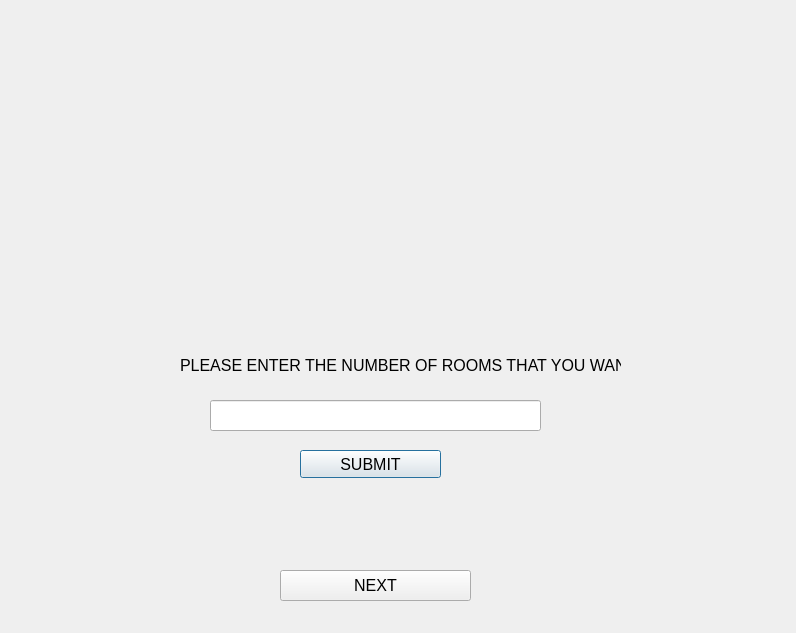
<?xml version="1.0" encoding="UTF-8"?>
<ui version="4.0">
 <class>cruise1</class>
 <widget class="QDialog" name="cruise1">
  <property name="geometry">
   <rect>
    <x>0</x>
    <y>0</y>
    <width>796</width>
    <height>633</height>
   </rect>
  </property>
  <property name="windowTitle">
   <string>Dialog</string>
  </property>
  <widget class="QLineEdit" name="lineEdit">
   <property name="geometry">
    <rect>
     <x>210</x>
     <y>400</y>
     <width>331</width>
     <height>31</height>
    </rect>
   </property>
  </widget>
  <widget class="QLabel" name="label_2">
   <property name="geometry">
    <rect>
     <x>180</x>
     <y>330</y>
     <width>441</width>
     <height>71</height>
    </rect>
   </property>
   <property name="font">
    <font>
     <pointsize>12</pointsize>
    </font>
   </property>
   <property name="text">
    <string>PLEASE ENTER THE NUMBER OF ROOMS THAT YOU WANT </string>
   </property>
  </widget>
  <widget class="QLabel" name="label_3">
   <property name="geometry">
    <rect>
     <x>20</x>
     <y>10</y>
     <width>731</width>
     <height>231</height>
    </rect>
   </property>
   <property name="text">
    <string/>
   </property>
  </widget>
  <widget class="QPushButton" name="pushButton">
   <property name="geometry">
    <rect>
     <x>300</x>
     <y>450</y>
     <width>141</width>
     <height>28</height>
    </rect>
   </property>
   <property name="font">
    <font>
     <pointsize>12</pointsize>
    </font>
   </property>
   <property name="text">
    <string>SUBMIT</string>
   </property>
  </widget>
  <widget class="QPushButton" name="pushButton_2">
   <property name="geometry">
    <rect>
     <x>280</x>
     <y>570</y>
     <width>191</width>
     <height>31</height>
    </rect>
   </property>
   <property name="font">
    <font>
     <pointsize>12</pointsize>
    </font>
   </property>
   <property name="text">
    <string>NEXT</string>
   </property>
  </widget>
 </widget>
 <resources/>
 <connections/>
</ui>
